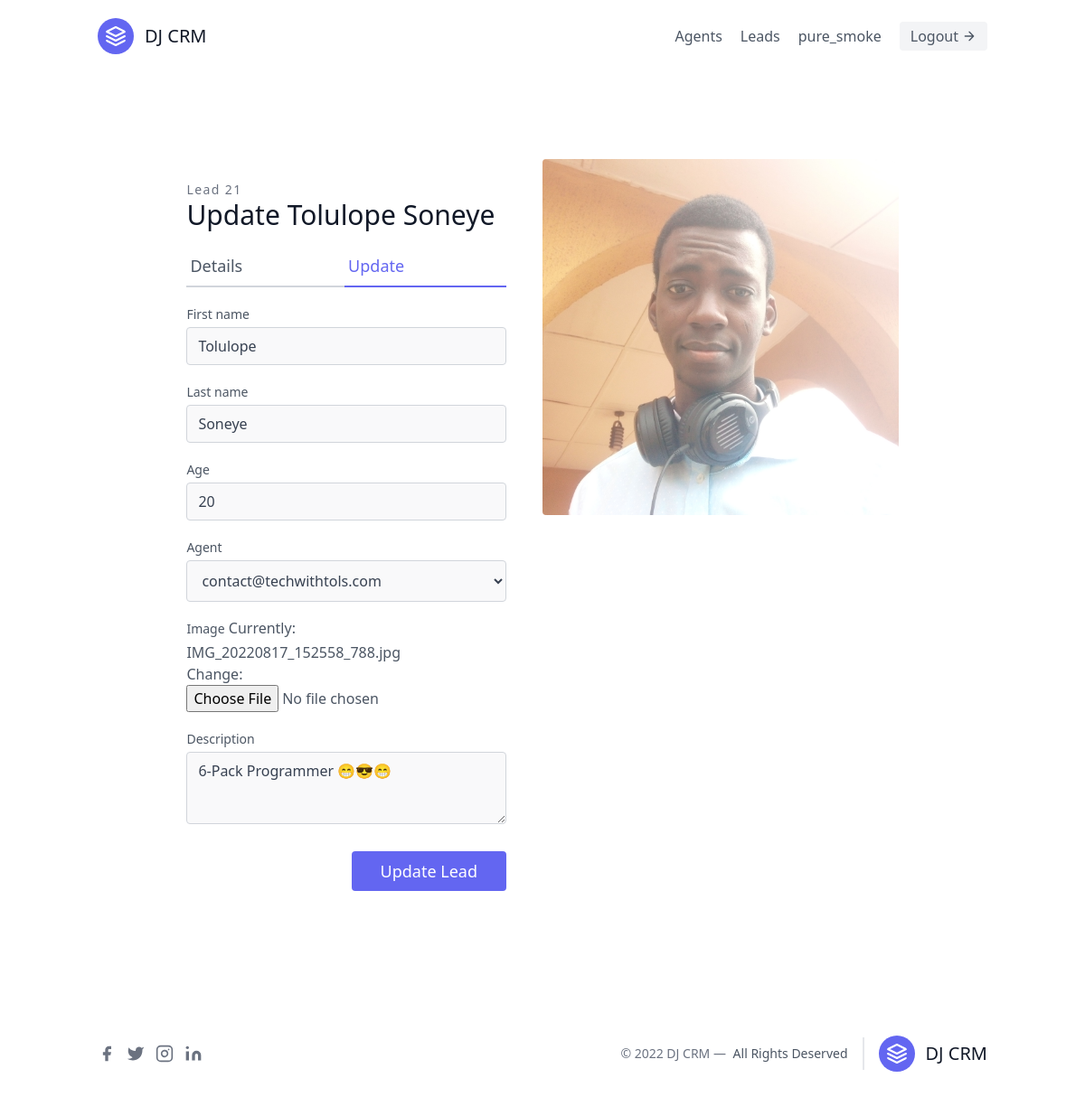
/leads/update/21/ (signed in), run on the app's committed database.
### leads/models.py (models this page shows)
class User(AbstractUser):
    pass

class Lead(models.Model):
    first_name = models.CharField(max_length=20)
    last_name = models.CharField(max_length=20)
    age = models.IntegerField(default=0)
    description = models.TextField(max_length=200,null=True, blank=True)
    image = models.ImageField()
    created_at = models.DateTimeField(auto_now_add=True)
    updated_at = models.DateTimeField(auto_now=True)
    agent = models.ForeignKey("Agent", on_delete=models.CASCADE, null=True)
    class Meta:
        ordering = ['-updated_at']
    def __str__(self) -> str:
        return self.first_name + " " + self.last_name

### leads/views.py (the view)
# urls.py: path('update/<int:pk>/', views.lead_update, name="update"),
def lead_update(request, pk):
    lead = get_object_or_404(Lead, id=pk)
    context = {}
    if lead:
        context['lead'] = lead
    form = LeadForm(instance=lead)
    context['form'] = form
    if request.method == 'POST':
        form = LeadForm(request.POST, instance=lead, files=request.FILES)
        if form.is_valid():
            lead.save()
            return redirect('/leads/')
    return render(request, 'leads/lead_update.html', context)

### leads/forms.py
class LeadForm(forms.ModelForm):
    class Meta:
        model = Lead
        fields = '__all__'
        widgets = {
            'first_name': forms.TextInput(attrs={'class': styles}),
            'last_name': forms.TextInput(attrs={'class': styles}),
            'age': forms.NumberInput(attrs={'class': styles}),
            'description': forms.Textarea(attrs={'class': f"{styles} h-20"}),
            'agent': forms.Select(attrs={'class': f"{styles} py-2.5"}),
        }

### leads/models.py (called while the page is built)
    def __str__(self):
        return self.user.email

### leads/templates/leads/lead_update.html (shortened to what this page needs)
{% extends 'main.html' %}
{% block content %}
<section class="text-gray-600 body-font overflow-hidden">
  <div class="container px-5 py-24 mx-auto">
    <div class="lg:w-4/5 mx-auto flex flex-wrap justify-between">
      <div class="lg:w-1/2 w-full lg:pr-10 lg:py-6 mb-6 lg:mb-0">
        <h2 class="text-sm title-font text-gray-500 tracking-widest">
          Lead {{lead.id}}
        </h2>
        <h1 class="text-gray-900 text-3xl title-font font-medium mb-4">
          Update {{lead}}
        </h1>
        <div class="flex mb-4">
          <a
          href="{% url 'leads:detail' lead.id %}"
            class="flex-grow border-b-2 border-gray-300 py-2 text-lg px-1"
            >Details</a
          >
          <a href="{% url 'leads:update' lead.id %}" class="flex-grow text-indigo-500 border-b-2 border-indigo-500 py-2 text-lg px-1"
            >Update</a
          >
        </div>
<form method="POST" class="form" enctype="multipart/form-data">
      <div class="w-full mx-auto">
        <div class="flex flex-col flex-wrap -m-2">
          <div class="p-2 w-full">
            <div class="relative">
              <label class="leading-7 text-sm text-gray-600"
                >{{form.first_name.label}}</label
              >
              {{form.first_name }}
            </div>
          </div>
          <div class="p-2 w-full">
            <div class="relative">
              <label class="leading-7 text-sm text-gray-600"
                >{{form.last_name.label}}</label
              >
              {{form.last_name }}
            </div>
          </div>
          <div class="p-2 w-full">
            <div class="relative">
              <label class="leading-7 text-sm text-gray-600"
                >{{form.age.label}}</label
              >
              {{form.age }}
            </div>
          </div>
          <div class="p-2 w-full">
            <div class="relative">
              <label class="leading-7 text-sm text-gray-600"
                >{{form.agent.label}}</label
              >
              {{form.agent }}
            </div>
          </div>
          <div class="p-2 w-full">
            <div class="relative">
              <label class="leading-7 text-sm text-gray-600"
                >{{form.image.label}}</label
              >
              {{form.image }}
            </div>
          </div>
          <div class="p-2 w-full">
            <div class="relative">
              <label class="leading-7 text-sm text-gray-600"
                >{{form.description.label}}</label
              >
              {{form.description }}
            </div>
          </div>
        </div>
        <div class="py-2 w-full flex justify-end">
          <input
            type="submit"
            class="flex  mt-4 text-white bg-indigo-500 border-0 py-2 px-8 focus:outline-none hover:bg-indigo-600 rounded text-lg"
            value="Update Lead"
          />
        </div>
      </div>
    </form>
      </div>
      <img
        alt="{{lead}}"
        class="lg:w-1/2 w-full  h-full object-cover object-center rounded"
        src="{{lead.image.url}}"
      />
    </div>
  </div>
</section>
{% endblock content %}

### templates/navbar.html (shortened to what this page needs)
<header class="text-gray-600 body-font">
    <div class="container mx-auto flex flex-wrap p-5 flex-col md:flex-row items-center">
      <a href="/" class="flex title-font font-medium items-center text-gray-900 mb-4 md:mb-0">
        <svg xmlns="http://www.w3.org/2000/svg" fill="none" stroke="currentColor" stroke-linecap="round" stroke-linejoin="round" stroke-width="2" class="w-10 h-10 text-white p-2 bg-indigo-500 rounded-full" viewBox="0 0 24 24">
          <path d="M12 2L2 7l10 5 10-5-10-5zM2 17l10 5 10-5M2 12l10 5 10-5"></path>
        </svg>
        <span class="ml-3 text-xl">DJ CRM</span>
      </a>
      <nav class="md:ml-auto flex flex-wrap items-center text-base justify-center">
        <a href="" class="mr-5 hover:text-gray-900">Agents</a>
        <a href="{% url 'leads:index' %}" class="mr-5 hover:text-gray-900">Leads</a>
        {% if request.user.is_authenticated %}
          <a href="" class="mr-5 hover:text-gray-900">{{request.user.username}}</a>
        {% else %}
        <a href="{% url 'leads:register' %}" class="mr-5 hover:text-gray-900">Register</a>
        {% endif %}
      </nav>
      {% if request.user.is_authenticated %}
        <button class="flex items-center bg-gray-100 border-0 py-1 px-3 focus:outline-none hover:bg-gray-200 rounded text-base mt-4 md:mt-0">
        <a href="{% url 'leads:logout' %}">Logout
        </a>
        <svg fill="none" stroke="currentColor" stroke-linecap="round" stroke-linejoin="round" stroke-width="2" class="w-4 h-4 ml-1" viewBox="0 0 24 24">
          <path d="M5 12h14M12 5l7 7-7 7"></path>
        </svg>
      </button>
        {% endif %}
    </div>
  </header>

### data on the page
User: user.username "pure_smoke"
Lead: id "21", first_name+last_name "Tolulope Soneye", first_name "Tolulope", last_name "Soneye", age "20", agent "contact@techwithtols.com", description "6-Pack Programmer 😁😎😁", image (picture)
